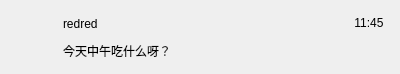
<?xml version="1.0" encoding="UTF-8"?>
<ui version="4.0">
 <class>ChatUserWid</class>
 <widget class="QWidget" name="ChatUserWid">
  <property name="geometry">
   <rect>
    <x>0</x>
    <y>0</y>
    <width>400</width>
    <height>74</height>
   </rect>
  </property>
  <property name="windowTitle">
   <string>Form</string>
  </property>
  <layout class="QHBoxLayout" name="horizontalLayout">
   <property name="spacing">
    <number>5</number>
   </property>
   <property name="leftMargin">
    <number>6</number>
   </property>
   <property name="topMargin">
    <number>2</number>
   </property>
   <property name="rightMargin">
    <number>6</number>
   </property>
   <property name="bottomMargin">
    <number>2</number>
   </property>
   <item>
    <widget class="QWidget" name="icon_wid" native="true">
     <property name="minimumSize">
      <size>
       <width>50</width>
       <height>50</height>
      </size>
     </property>
     <property name="maximumSize">
      <size>
       <width>50</width>
       <height>50</height>
      </size>
     </property>
     <layout class="QHBoxLayout" name="horizontalLayout_2">
      <property name="spacing">
       <number>0</number>
      </property>
      <property name="leftMargin">
       <number>0</number>
      </property>
      <property name="topMargin">
       <number>0</number>
      </property>
      <property name="rightMargin">
       <number>0</number>
      </property>
      <property name="bottomMargin">
       <number>0</number>
      </property>
      <item>
       <widget class="QLabel" name="icon_lab">
        <property name="minimumSize">
         <size>
          <width>45</width>
          <height>45</height>
         </size>
        </property>
        <property name="maximumSize">
         <size>
          <width>45</width>
          <height>45</height>
         </size>
        </property>
        <property name="text">
         <string/>
        </property>
        <property name="alignment">
         <set>Qt::AlignCenter</set>
        </property>
       </widget>
      </item>
     </layout>
    </widget>
   </item>
   <item>
    <widget class="QWidget" name="user_info_wid" native="true">
     <property name="minimumSize">
      <size>
       <width>0</width>
       <height>50</height>
      </size>
     </property>
     <property name="maximumSize">
      <size>
       <width>16777215</width>
       <height>50</height>
      </size>
     </property>
     <layout class="QVBoxLayout" name="verticalLayout">
      <property name="spacing">
       <number>7</number>
      </property>
      <property name="leftMargin">
       <number>2</number>
      </property>
      <property name="topMargin">
       <number>2</number>
      </property>
      <property name="rightMargin">
       <number>2</number>
      </property>
      <property name="bottomMargin">
       <number>2</number>
      </property>
      <item>
       <widget class="QLabel" name="user_name_lab">
        <property name="text">
         <string>redred</string>
        </property>
       </widget>
      </item>
      <item>
       <widget class="QLabel" name="user_chat_lab">
        <property name="text">
         <string>今天中午吃什么呀？</string>
        </property>
       </widget>
      </item>
     </layout>
    </widget>
   </item>
   <item>
    <widget class="QWidget" name="time_wid" native="true">
     <property name="minimumSize">
      <size>
       <width>50</width>
       <height>50</height>
      </size>
     </property>
     <property name="maximumSize">
      <size>
       <width>50</width>
       <height>50</height>
      </size>
     </property>
     <layout class="QVBoxLayout" name="verticalLayout_2">
      <property name="topMargin">
       <number>4</number>
      </property>
      <property name="bottomMargin">
       <number>7</number>
      </property>
      <item>
       <widget class="QLabel" name="time_lab">
        <property name="text">
         <string>11:45</string>
        </property>
        <property name="alignment">
         <set>Qt::AlignHCenter|Qt::AlignTop</set>
        </property>
       </widget>
      </item>
     </layout>
    </widget>
   </item>
  </layout>
 </widget>
 <resources/>
 <connections/>
</ui>
